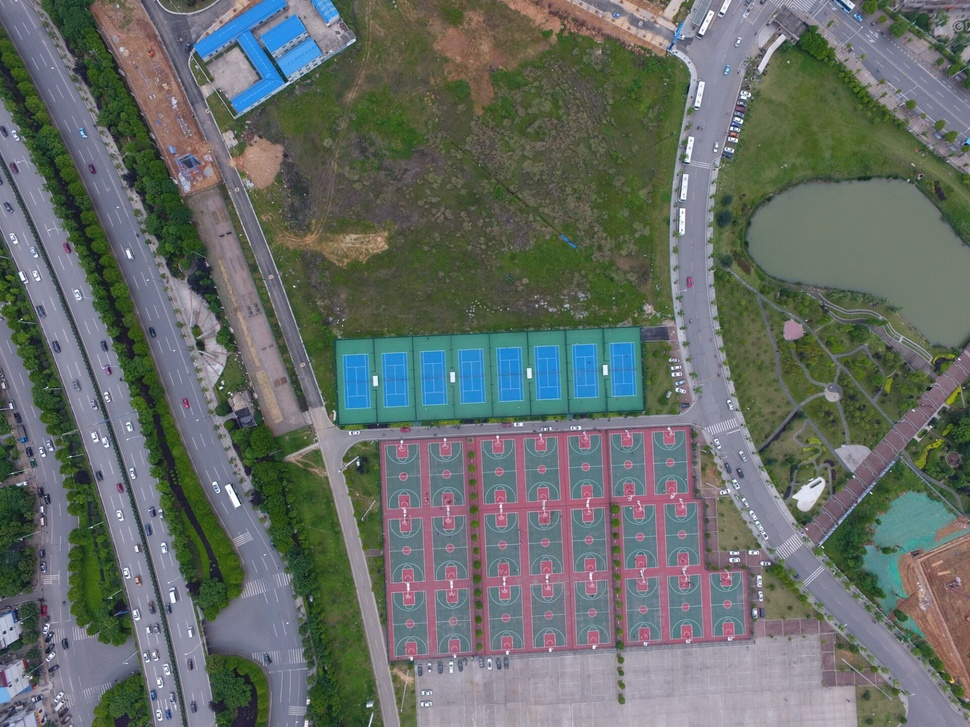
%> input picture Money/图像拼接/1.jpg, 970 x 727 px, shrunk from 1920 x 1440 before the run
$ octave main_demo.m   (GNU Octave 9; MATLAB toolbox functions it lacks are replaced by stand-ins)
%> lines starting %> are read from the running program, lines starting %| are printed output that depends on the picture
clear all
clc
file1='1.jpg';
file2='2.jpg';
I1=imread(file1);%读取图片
%> I1 is the input picture: size 727x970x3 uint8; mean R, G, B 101.5, 108.2, 103.5
I2=imread(file2);
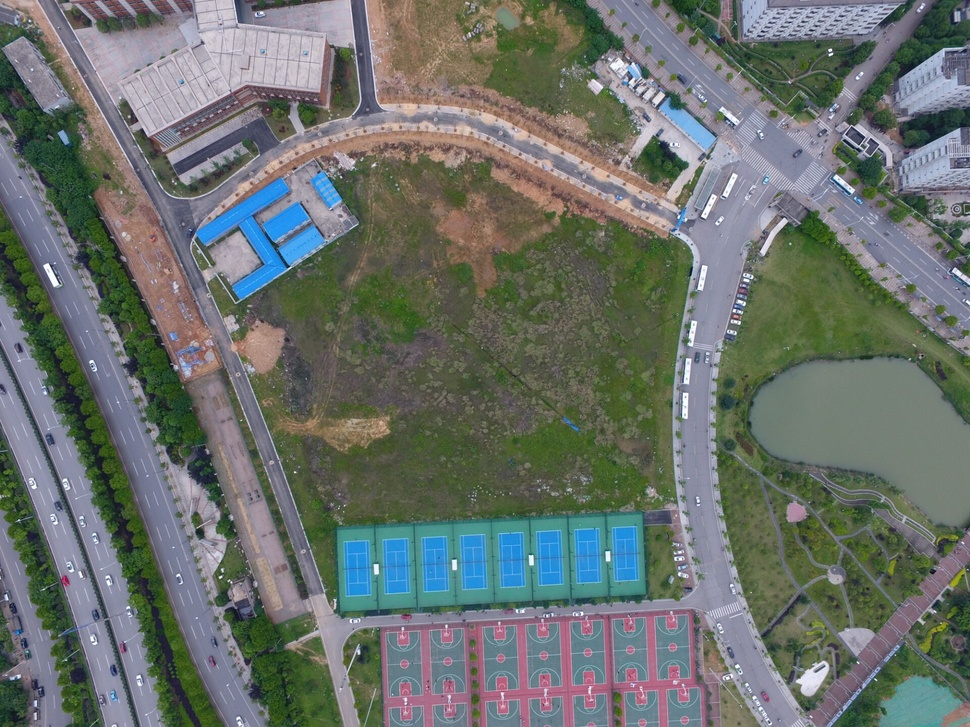
%> input picture Money/图像拼接/2.jpg, 970 x 727 px, shrunk from 1920 x 1440 before the run
%> I2 is the input picture: size 727x970x3 uint8; mean R, G, B 105.9, 112.9, 108.2

imgs=[I1,I2];
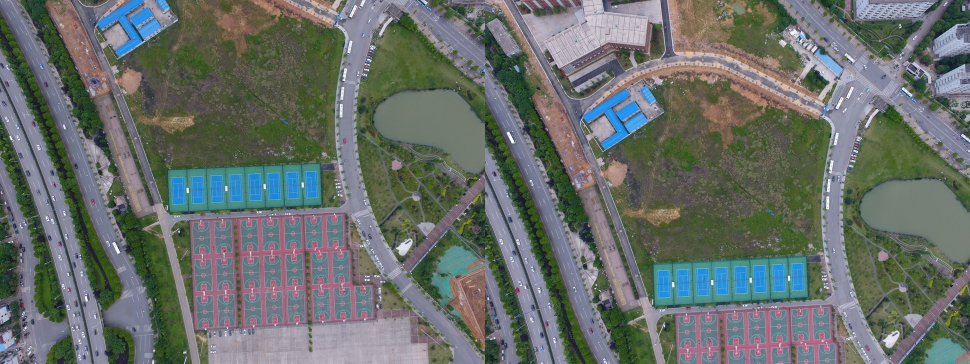
%> imgs: size 727x1940x3 uint8 (shown at 1/2 size); mean R, G, B 103.7, 110.5, 105.9

img1=rgb2gray(I1);
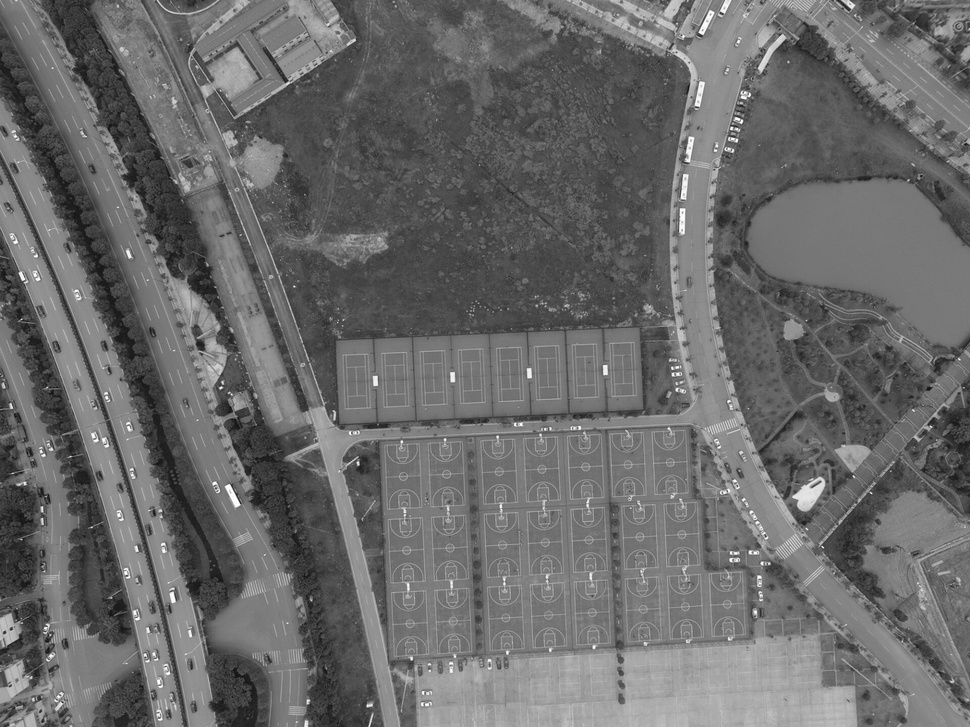
%> img1: size 727x970 uint8; min 13, max 255, mean 105.7
img2=rgb2gray(I2);
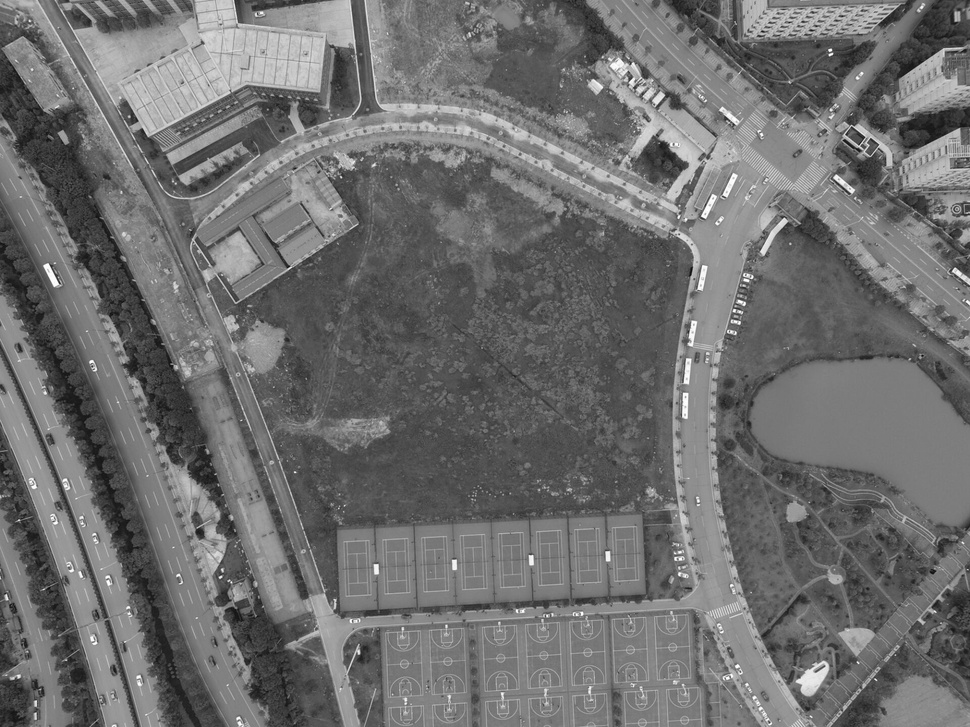
%> img2: size 727x970 uint8; min 11, max 255, mean 110.3
imageSize=size(img1);
%> imageSize = [727 970]

%> (the run ends here)
